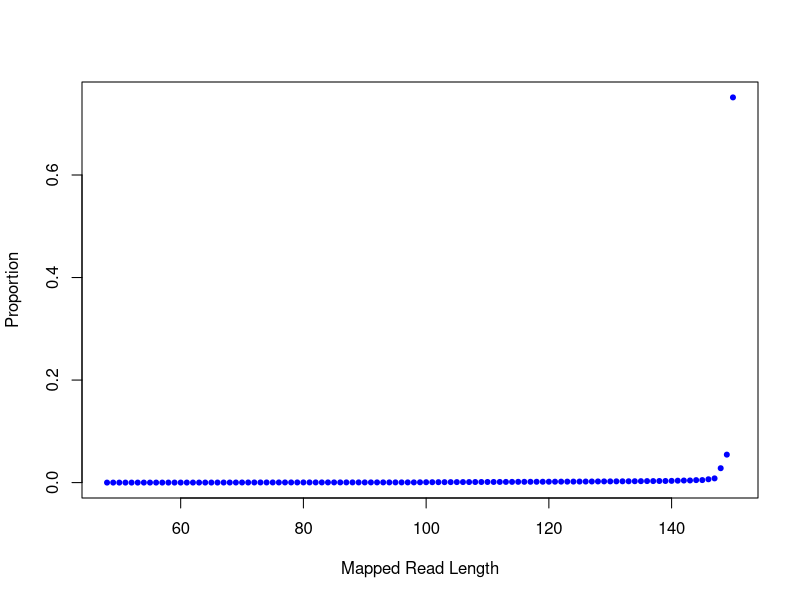

Source code (R):
png("/rds/user/is460/hpc-work/muscle-rnaseq/ezbamqc/output/figs/srpk3_wt_ttnb_wt_5.readlen_profile.png",width=500,height=500,units="px")
readlen_val=c(48,49,50,51,52,53,54,55,56,57,58,59,60,61,62,63,64,65,66,67,68,69,70,71,72,73,74,75,76,77,78,79,80,81,82,83,84,85,86,87,88,89,90,91,92,93,94,95,96,97,98,99,100,101,102,103,104,105,106,107,108,109,110,111,112,113,114,115,116,117,118,119,120,121,122,123,124,125,126,127,128,129,130,131,132,133,134,135,136,137,138,139,140,141,142,143,144,145,146,147,148,149,150)
readlen_count=c(76,127,266,392,561,809,901,1055,1186,1424,1857,1954,2090,2276,2554,2881,3163,3383,4027,4650,5187,5776,7489,7974,8642,9710,9216,9690,10389,10895,10800,10922,11091,12017,11534,11768,11972,12174,12343,12574,12790,12902,12605,13294,13584,13183,13483,13646,13620,14016,14027,19814,24054,25410,27989,28996,31171,32766,34345,35372,38318,39106,40840,41970,43641,45806,47424,50909,51566,52965,54272,56591,58314,60262,63094,64043,66302,68835,70550,73322,76559,79476,80329,83246,85886,87264,91595,94872,100134,100789,105796,107462,114062,126502,137516,141261,163878,166624,220990,279843,955979,1858998,25611045)
plot(readlen_val,(readlen_count/34088010),pch=20,xlab="Mapped Read Length",ylab="Proportion",col="blue")
dev.state=dev.off()
